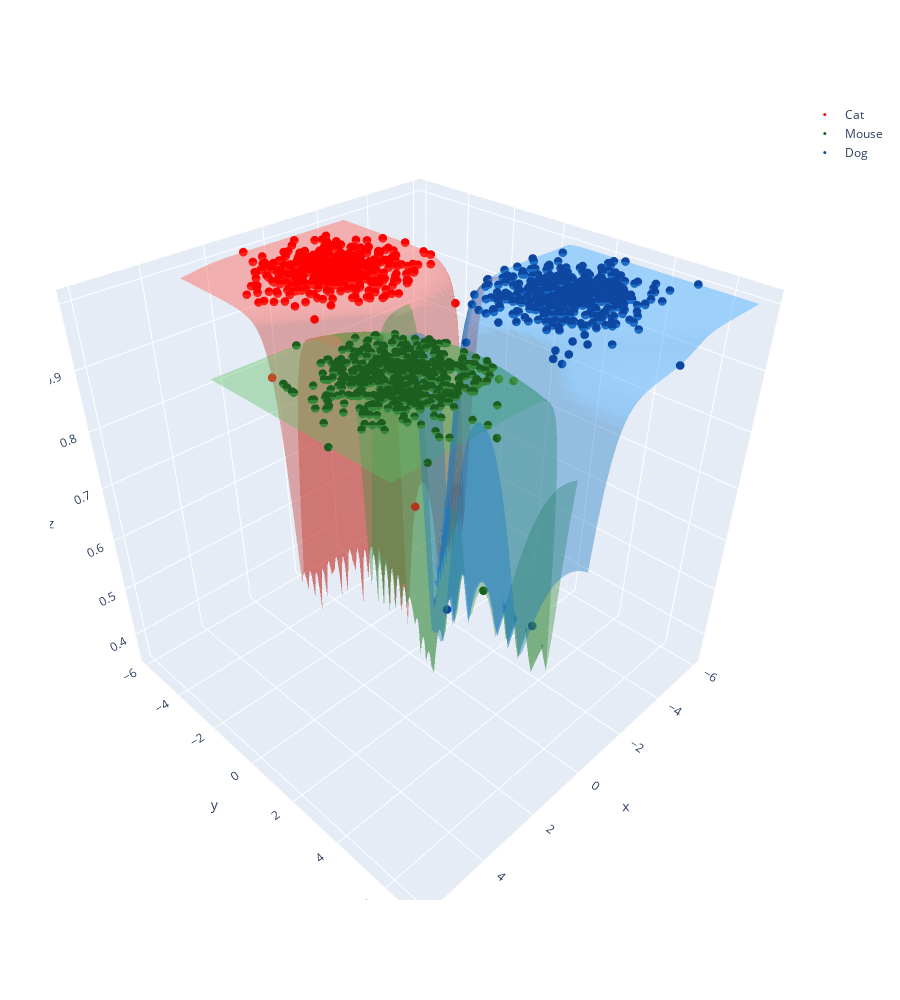

This figure's notebook cell:
### Code cell
print("Train data report")
print("===================================")
print()


fig = go.Figure()

x_train_data = train_data[:,0]
y_train_data  = train_data[:,1]
z_train_data  = ao

temp_z_train_data = np.zeros((z_train_data.shape[0]))

index = 0
for r in z_train_data:
    temp_z_train_data[index] = r.argmax()
    index = index + 1
    
z_train_data = temp_z_train_data 



cat_images_train = []
mouse_images_train = []
dog_images_train = []


color_cat_train_data = []
color_mouse_train_data = []
color_dog_train_data = []

z_index_at_cat_train_point = []
z_index_at_mouse_train_point = []
z_index_at_dog_train_point = []



for r in range(train_data.shape[0]):
    if train_labels[r]== 0 :
        cat_images_train.append(train_data[r])
        color_cat_train_data.append('red')
        z_index_at_cat_train_point.append(ao[r].max())          
    elif train_labels[r]== 1 :   
        mouse_images_train.append(train_data[r])
        color_mouse_train_data.append('#1B5E20')
        z_index_at_mouse_train_point.append(ao[r].max())
    elif train_labels[r]== 2 : 
        dog_images_train.append(train_data[r])
        color_dog_train_data.append('#0D47A1')
        z_index_at_dog_train_point.append(ao[r].max())
        
        
        
        
        
        
        
fig.add_trace(go.Scatter3d(x=np.array(cat_images_train)[:,0],
                           y=np.array(cat_images_train)[:,1],
                           z=z_index_at_cat_train_point, 
                           name = 'Cat',
                           mode='markers',
                           marker=dict(
                                   size=3,
                                   color=color_cat_train_data,
                                   colorscale='Viridis'
                                   )
                          ))


fig.add_trace(go.Scatter3d(x=np.array(mouse_images_train)[:,0],
                           y=np.array(mouse_images_train)[:,1],
                           z=z_index_at_mouse_train_point,
                           name = 'Mouse',
                           mode='markers',
                           marker=dict(
                                   size=3,
                                   color=color_mouse_train_data,
                                   colorscale='Viridis'
                                   )
                          ))



fig.add_trace(go.Scatter3d(x=np.array(dog_images_train)[:,0],
                           y=np.array(dog_images_train)[:,1],
                           z=z_index_at_dog_train_point,
                           name = 'Dog',
                           mode='markers',
                           marker=dict(
                                   size=3,
                                   color=color_dog_train_data,
                                   colorscale='Viridis'
                                   )
                          ))

##########################################################################################

x_train_data_line = np.linspace(np.array(cat_images_train).min(axis=0)[0], np.array(cat_images_train).max(axis=0)[0], 50)
y_train_data_line = np.linspace(np.array(cat_images_train).min(axis=0)[1], np.array(cat_images_train).max(axis=0)[1], 50)

X_train_data_line, Y_train_data_line = np.meshgrid(x_train_data_line, y_train_data_line)
train_line_data = np.transpose([X_train_data_line.flatten(),Y_train_data_line.flatten()])


zh_train_data_line = np.dot(train_line_data, wh) + bh
ah_train_data_line = sigmoid(zh_train_data_line)

zo_train_data_line = np.dot(ah_train_data_line, wo) + bo
ao_train_data_line = softmax(zo_train_data_line)

z_train_data_line = ao_train_data_line


tmp_z_train_data_line = []

for r in z_train_data_line:
    tmp_z_train_data_line.append(r.max())


z_train_data_line = np.array(tmp_z_train_data_line)

Z_train_data_line = z_train_data_line.reshape(X_train_data_line.shape)



Cat_X_train_data_line = X_train_data_line
Cat_Y_train_data_line = Y_train_data_line
Cat_Z_train_data_line = Z_train_data_line

colorscale = [[0, '#f44336'], 
              [1, '#f44336']]
colors_surface1 = np.zeros(shape=Z_train_data_line.shape)  


fig.add_trace(go.Surface(z=Cat_Z_train_data_line, x=Cat_X_train_data_line, y=Cat_Y_train_data_line,surfacecolor=colors_surface1,opacity=.4,cmin=0,cmax=1,colorscale=colorscale,name='Cat boundary',showscale = False))


x_train_data_line = np.linspace(np.array(mouse_images_train).min(axis=0)[0], np.array(mouse_images_train).max(axis=0)[0], 50)
y_train_data_line = np.linspace(np.array(mouse_images_train).min(axis=0)[1], np.array(mouse_images_train).max(axis=0)[1], 50)

X_train_data_line, Y_train_data_line = np.meshgrid(x_train_data_line, y_train_data_line)
train_line_data = np.transpose([X_train_data_line.flatten(),Y_train_data_line.flatten()])


zh_train_data_line = np.dot(train_line_data, wh) + bh
ah_train_data_line = sigmoid(zh_train_data_line)

zo_train_data_line = np.dot(ah_train_data_line, wo) + bo
ao_train_data_line = softmax(zo_train_data_line)

z_train_data_line = ao_train_data_line


tmp_z_train_data_line = []

for r in z_train_data_line:
    tmp_z_train_data_line.append(r.max())


z_train_data_line = np.array(tmp_z_train_data_line)

Z_train_data_line = z_train_data_line.reshape(X_train_data_line.shape)



Mouse_X_train_data_line = X_train_data_line
Mouse_Y_train_data_line = Y_train_data_line
Mouse_Z_train_data_line = Z_train_data_line

colorscale = [[0, '#4CAF50'],
              [1, '#4CAF50']]
colors_surface1 = np.zeros(shape=Z_train_data_line.shape)


fig.add_trace(go.Surface(z=Mouse_Z_train_data_line, x=Mouse_X_train_data_line, y=Mouse_Y_train_data_line,surfacecolor=colors_surface1,opacity=.4,cmin=0,cmax=1,colorscale=colorscale,name='Mouse boundary',showscale = False))




x_train_data_line = np.linspace(np.array(dog_images_train).min(axis=0)[0], np.array(dog_images_train).max(axis=0)[0], 50)
y_train_data_line = np.linspace(np.array(dog_images_train).min(axis=0)[1], np.array(dog_images_train).max(axis=0)[1], 50)

X_train_data_line, Y_train_data_line = np.meshgrid(x_train_data_line, y_train_data_line)
train_line_data = np.transpose([X_train_data_line.flatten(),Y_train_data_line.flatten()])


zh_train_data_line = np.dot(train_line_data, wh) + bh
ah_train_data_line = sigmoid(zh_train_data_line)

zo_train_data_line = np.dot(ah_train_data_line, wo) + bo
ao_train_data_line = softmax(zo_train_data_line)

z_train_data_line = ao_train_data_line


tmp_z_train_data_line = []

for r in z_train_data_line:
    tmp_z_train_data_line.append(r.max())


z_train_data_line = np.array(tmp_z_train_data_line)

Z_train_data_line = z_train_data_line.reshape(X_train_data_line.shape)



Dog_X_train_data_line = X_train_data_line
Dog_Y_train_data_line = Y_train_data_line
Dog_Z_train_data_line = Z_train_data_line

colorscale = [[0, '#2196F3'],
              [1, '#2196F3']]
colors_surface1 = np.zeros(shape=Z_train_data_line.shape)


fig.add_trace(go.Surface(z=Dog_Z_train_data_line, x=Dog_X_train_data_line, y=Dog_Y_train_data_line,surfacecolor=colors_surface1,opacity=.4,cmin=0,cmax=1,colorscale=colorscale,name='Dog boundary',showscale = False))


class_names = ['Cat','Mouse','Dog']
predict_train =  z_train_data

# confusion matrix

cm = confusion_matrix(train_labels, predict_train)

array = cm.tolist()
df_cm = pd.DataFrame(array, index = [i for i in class_names],
                  columns = [i for i in class_names])

sns.heatmap(df_cm, cmap="YlGnBu",annot=True, fmt="d")
plt.show()

print("Accurecy")
print("--------------------------")
print(accuracy_score(train_labels, predict_train))
print()

print("Classification report")
print("--------------------------")
print(classification_report(train_labels, predict_train, target_names=class_names))




fig.update_layout(
    autosize=True,
    height=1000,
    margin=dict(
        l=50,
        r=50,
        b=100,
        t=100,
        pad=4
    )
    
)


fig.show()

### Figure 1 — Plotly figure (JSON) as saved in the notebook; plotly's stock layout.template omitted (floating-point values rounded to 4 significant figures; data arrays with more than 128 entries replaced by an {"elided": "..."} marker saying what was removed)
{"data": [{"marker": {"color": {"elided": "495 str values"}, "colorscale": [[0, "#440154"], [0.1111, "#482878"], [0.2222, "#3e4989"], [0.3333, "#31688e"], [0.4444, "#26828e"], [0.5556, "#1f9e89"], [0.6667, "#35b779"], [0.7778, "#6ece58"], [0.8889, "#b5de2b"], [1, "#fde725"]], "size": 3}, "mode": "markers", "name": "Cat", "type": "scatter3d", "x": {"elided": "495 float values"}, "y": {"elided": "495 float values"}, "z": {"elided": "495 float values"}}, {"marker": {"color": {"elided": "495 str values"}, "colorscale": [[0, "#440154"], [0.1111, "#482878"], [0.2222, "#3e4989"], [0.3333, "#31688e"], [0.4444, "#26828e"], [0.5556, "#1f9e89"], [0.6667, "#35b779"], [0.7778, "#6ece58"], [0.8889, "#b5de2b"], [1, "#fde725"]], "size": 3}, "mode": "markers", "name": "Mouse", "type": "scatter3d", "x": {"elided": "495 float values"}, "y": {"elided": "495 float values"}, "z": {"elided": "495 float values"}}, {"marker": {"color": {"elided": "480 str values"}, "colorscale": [[0, "#440154"], [0.1111, "#482878"], [0.2222, "#3e4989"], [0.3333, "#31688e"], [0.4444, "#26828e"], [0.5556, "#1f9e89"], [0.6667, "#35b779"], [0.7778, "#6ece58"], [0.8889, "#b5de2b"], [1, "#fde725"]], "size": 3}, "mode": "markers", "name": "Dog", "type": "scatter3d", "x": {"elided": "480 float values"}, "y": {"elided": "480 float values"}, "z": {"elided": "480 float values"}}, {"cmax": 1, "cmin": 0, "colorscale": [[0, "#f44336"], [1, "#f44336"]], "name": "Cat boundary", "opacity": 0.4, "showscale": false, "surfacecolor": {"elided": "50x50 int values"}, "type": "surface", "x": {"elided": "50x50 float values"}, "y": {"elided": "50x50 float values"}, "z": {"elided": "50x50 float values"}}, {"cmax": 1, "cmin": 0, "colorscale": [[0, "#4CAF50"], [1, "#4CAF50"]], "name": "Mouse boundary", "opacity": 0.4, "showscale": false, "surfacecolor": {"elided": "50x50 int values"}, "type": "surface", "x": {"elided": "50x50 float values"}, "y": {"elided": "50x50 float values"}, "z": {"elided": "50x50 float values"}}, {"cmax": 1, "cmin": 0, "colorscale": [[0, "#2196F3"], [1, "#2196F3"]], "name": "Dog boundary", "opacity": 0.4, "showscale": false, "surfacecolor": {"elided": "50x50 int values"}, "type": "surface", "x": {"elided": "50x50 float values"}, "y": {"elided": "50x50 float values"}, "z": {"elided": "50x50 float values"}}], "layout": {"autosize": true, "height": 1000, "margin": {"b": 100, "l": 50, "pad": 4, "r": 50, "t": 100}}}
